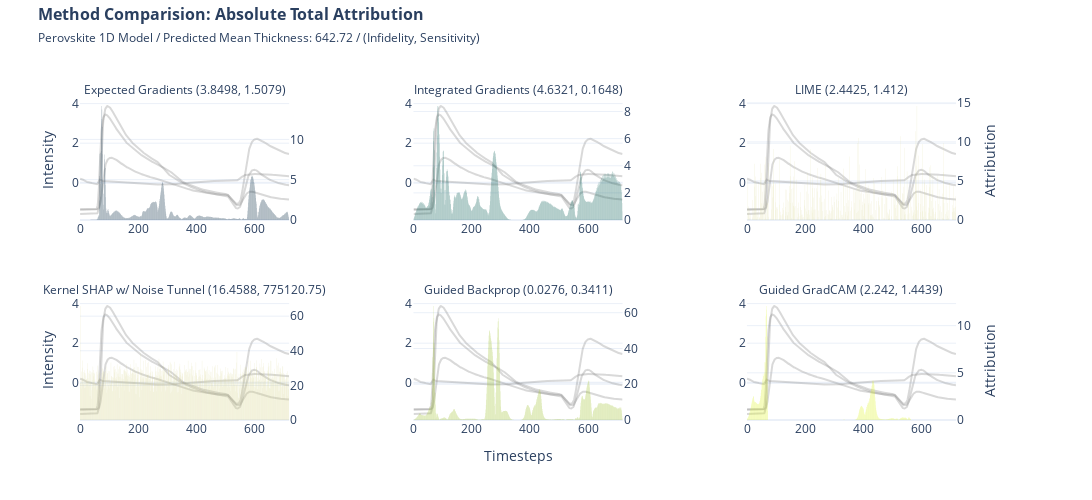

Notebook cell for this chart:
### Markdown cell above
#### All Local Attribution Overview

### Code cell
def format_title(title, subtitle=None, font_size=16, subtitle_font_size=12):
    title = f'<span style="font-size: {font_size}px;"><b>{title}</b></span>'
    if not subtitle:
        return title
    subtitle = f'<span style="font-size: {subtitle_font_size}px;">{subtitle}</span>'
    return f"{title}<br>{subtitle}"


filter = ["ND", "LP725", "LP780", "SP775"]

if target == "pce":
    subtitle = "Perovskite 1D Model / Predicted PCE: "
else:
    subtitle = "Perovskite 1D Model / Predicted Mean Thickness: "


fig = make_subplots(
    rows=2,
    cols=3,
    specs=[
        [{"secondary_y": True}, {"secondary_y": True}, {"secondary_y": True}],
        [{"secondary_y": True}, {"secondary_y": True}, {"secondary_y": True}],
    ],
    subplot_titles=(
        format_title(
            "",
            "Expected Gradients ("
            + str(*np.round(infid_eg.numpy(), 4))
            + ", "
            + str(*np.round(sens_eg.numpy(), 4))
            + ")",
        ),
        format_title(
            "",
            "Integrated Gradients ("
            + str(*np.round(infid_ig.numpy(), 4))
            + ", "
            + str(*np.round(sens_ig.numpy(), 4))
            + ")",
        ),
        format_title(
            "",
            "LIME (" + str(*np.round(infid_lime.numpy(), 4)) + ", " + str(*np.round(sens_lime.numpy(), 4)) + ")",
        ),
        format_title(
            "",
            "Kernel SHAP w/ Noise Tunnel ("
            + str(*np.round(infid_ks.numpy(), 4))
            + ", "
            + str(*np.round(sens_ks.numpy(), 4))
            + ")",
        ),
        format_title(
            "",
            "Guided Backprop ("
            + str(*np.round(infid_gbp.numpy(), 4))
            + ", "
            + str(*np.round(sens_gbp.numpy(), 4))
            + ")",
        ),
        format_title(
            "",
            "Guided GradCAM ("
            + str(*np.round(infid_ggc.numpy(), 4))
            + ", "
            + str(*np.round(sens_ggc.numpy(), 4))
            + ")",
        ),
    ),
)


for row in range(3):
    for col in range(3):
        for i in range(4):
            fig.add_trace(
                go.Scatter(y=x[i], name=filter[i], marker_color="grey", opacity=0.3, showlegend=False),
                row=row + 1,
                col=col + 1,
            )

fig.add_trace(
    go.Bar(
        y=attr_eg.squeeze().abs().sum(axis=0),
        marker_color="#042940",
        opacity=0.5,
        showlegend=False,
        marker_line_width=0,
    ),
    secondary_y=True,
    row=1,
    col=1,
)

fig.add_trace(
    go.Bar(
        y=attr_ig.squeeze().abs().sum(axis=0),
        marker_color="#005C53",
        opacity=0.5,
        showlegend=False,
        marker_line_width=0,
    ),
    secondary_y=True,
    row=1,
    col=2,
)

fig.add_trace(
    go.Bar(
        y=attr_lime.squeeze().abs().sum(axis=0),
        marker_color="#D6D58E",
        opacity=0.5,
        showlegend=False,
        marker_line_width=0,
    ),
    secondary_y=True,
    row=1,
    col=3,
)

fig.add_trace(
    go.Bar(
        y=attr_ks.squeeze().abs().sum(axis=0),
        marker_color="#D6D58E",
        opacity=0.5,
        showlegend=False,
        marker_line_width=0,
    ),
    secondary_y=True,
    row=2,
    col=1,
)

fig.add_trace(
    go.Bar(
        y=attr_gbp.squeeze().abs().sum(axis=0),
        marker_color="#9FC131",
        opacity=0.5,
        showlegend=False,
        marker_line_width=0,
    ),
    secondary_y=True,
    row=2,
    col=2,
)

fig.add_trace(
    go.Bar(
        y=attr_ggc.squeeze().abs().sum(axis=0),
        marker_color="#DBF227",
        opacity=0.5,
        showlegend=False,
        marker_line_width=0,
    ),
    secondary_y=True,
    row=2,
    col=3,
)

fig.update_yaxes(title=None)
fig.update_yaxes(title_text=None, secondary_y=True)
fig.update_yaxes(title="Intensity", row=1, col=1)
fig.update_yaxes(title_text=None, secondary_y=True, row=1, col=1)
fig.update_yaxes(title_text="Attribution", secondary_y=True, row=1, col=3)
fig.update_yaxes(title="Intensity", row=2, col=1)
fig.update_yaxes(title_text=None, secondary_y=True, row=2, col=1)
fig.update_yaxes(title_text="Attribution", secondary_y=True, row=2, col=3)

fig.update_xaxes(title=None)
fig.update_xaxes(title="Timesteps", row=2, col=2)

fig.update_layout(
    title=format_title(
        "Method Comparision: Absolute Total Attribution",
        subtitle + str(np.round(y, 2)) + " / (Infidelity, Sensitivity)",
    ),
    legend_title=None,
    title_y=0.96,
    title_x=0.035,
    template="plotly_white",
    height=500,
    width=1200,
)

fig.write_image("xai/images/" + target + "/1D/1D_cmp_abs.png", scale=2)

fig.show()

### Figure 1 — Plotly figure (JSON) as saved in the notebook; plotly's stock layout.template omitted (floating-point values rounded to 4 significant figures; data arrays with more than 128 entries replaced by an {"elided": "..."} marker saying what was removed)
{"data": [{"marker": {"color": "grey"}, "name": "ND", "opacity": 0.3, "showlegend": false, "type": "scatter", "xaxis": "x", "y": {"elided": "719 float values"}, "yaxis": "y"}, {"marker": {"color": "grey"}, "name": "LP725", "opacity": 0.3, "showlegend": false, "type": "scatter", "xaxis": "x", "y": {"elided": "719 float values"}, "yaxis": "y"}, {"marker": {"color": "grey"}, "name": "LP780", "opacity": 0.3, "showlegend": false, "type": "scatter", "xaxis": "x", "y": {"elided": "719 float values"}, "yaxis": "y"}, {"marker": {"color": "grey"}, "name": "SP775", "opacity": 0.3, "showlegend": false, "type": "scatter", "xaxis": "x", "y": {"elided": "719 float values"}, "yaxis": "y"}, {"marker": {"color": "#042940", "line": {"width": 0}}, "opacity": 0.5, "showlegend": false, "type": "bar", "xaxis": "x", "y": {"elided": "719 float values"}, "yaxis": "y2"}, {"marker": {"color": "grey"}, "name": "ND", "opacity": 0.3, "showlegend": false, "type": "scatter", "xaxis": "x2", "y": {"elided": "719 float values"}, "yaxis": "y3"}, {"marker": {"color": "grey"}, "name": "LP725", "opacity": 0.3, "showlegend": false, "type": "scatter", "xaxis": "x2", "y": {"elided": "719 float values"}, "yaxis": "y3"}, {"marker": {"color": "grey"}, "name": "LP780", "opacity": 0.3, "showlegend": false, "type": "scatter", "xaxis": "x2", "y": {"elided": "719 float values"}, "yaxis": "y3"}, {"marker": {"color": "grey"}, "name": "SP775", "opacity": 0.3, "showlegend": false, "type": "scatter", "xaxis": "x2", "y": {"elided": "719 float values"}, "yaxis": "y3"}, {"marker": {"color": "#005C53", "line": {"width": 0}}, "opacity": 0.5, "showlegend": false, "type": "bar", "xaxis": "x2", "y": {"elided": "719 float values"}, "yaxis": "y4"}, {"marker": {"color": "grey"}, "name": "ND", "opacity": 0.3, "showlegend": false, "type": "scatter", "xaxis": "x3", "y": {"elided": "719 float values"}, "yaxis": "y5"}, {"marker": {"color": "grey"}, "name": "LP725", "opacity": 0.3, "showlegend": false, "type": "scatter", "xaxis": "x3", "y": {"elided": "719 float values"}, "yaxis": "y5"}, {"marker": {"color": "grey"}, "name": "LP780", "opacity": 0.3, "showlegend": false, "type": "scatter", "xaxis": "x3", "y": {"elided": "719 float values"}, "yaxis": "y5"}, {"marker": {"color": "grey"}, "name": "SP775", "opacity": 0.3, "showlegend": false, "type": "scatter", "xaxis": "x3", "y": {"elided": "719 float values"}, "yaxis": "y5"}, {"marker": {"color": "#D6D58E", "line": {"width": 0}}, "opacity": 0.5, "showlegend": false, "type": "bar", "xaxis": "x3", "y": {"elided": "719 float values"}, "yaxis": "y6"}, {"marker": {"color": "grey"}, "name": "ND", "opacity": 0.3, "showlegend": false, "type": "scatter", "xaxis": "x4", "y": {"elided": "719 float values"}, "yaxis": "y7"}, {"marker": {"color": "grey"}, "name": "LP725", "opacity": 0.3, "showlegend": false, "type": "scatter", "xaxis": "x4", "y": {"elided": "719 float values"}, "yaxis": "y7"}, {"marker": {"color": "grey"}, "name": "LP780", "opacity": 0.3, "showlegend": false, "type": "scatter", "xaxis": "x4", "y": {"elided": "719 float values"}, "yaxis": "y7"}, {"marker": {"color": "grey"}, "name": "SP775", "opacity": 0.3, "showlegend": false, "type": "scatter", "xaxis": "x4", "y": {"elided": "719 float values"}, "yaxis": "y7"}, {"marker": {"color": "#D6D58E", "line": {"width": 0}}, "opacity": 0.5, "showlegend": false, "type": "bar", "xaxis": "x4", "y": {"elided": "719 float values"}, "yaxis": "y8"}, {"marker": {"color": "grey"}, "name": "ND", "opacity": 0.3, "showlegend": false, "type": "scatter", "xaxis": "x5", "y": {"elided": "719 float values"}, "yaxis": "y9"}, {"marker": {"color": "grey"}, "name": "LP725", "opacity": 0.3, "showlegend": false, "type": "scatter", "xaxis": "x5", "y": {"elided": "719 float values"}, "yaxis": "y9"}, {"marker": {"color": "grey"}, "name": "LP780", "opacity": 0.3, "showlegend": false, "type": "scatter", "xaxis": "x5", "y": {"elided": "719 float values"}, "yaxis": "y9"}, {"marker": {"color": "grey"}, "name": "SP775", "opacity": 0.3, "showlegend": false, "type": "scatter", "xaxis": "x5", "y": {"elided": "719 float values"}, "yaxis": "y9"}, {"marker": {"color": "#9FC131", "line": {"width": 0}}, "opacity": 0.5, "showlegend": false, "type": "bar", "xaxis": "x5", "y": {"elided": "719 float values"}, "yaxis": "y10"}, {"marker": {"color": "grey"}, "name": "ND", "opacity": 0.3, "showlegend": false, "type": "scatter", "xaxis": "x6", "y": {"elided": "719 float values"}, "yaxis": "y11"}, {"marker": {"color": "grey"}, "name": "LP725", "opacity": 0.3, "showlegend": false, "type": "scatter", "xaxis": "x6", "y": {"elided": "719 float values"}, "yaxis": "y11"}, {"marker": {"color": "grey"}, "name": "LP780", "opacity": 0.3, "showlegend": false, "type": "scatter", "xaxis": "x6", "y": {"elided": "719 float values"}, "yaxis": "y11"}, {"marker": {"color": "grey"}, "name": "SP775", "opacity": 0.3, "showlegend": false, "type": "scatter", "xaxis": "x6", "y": {"elided": "719 float values"}, "yaxis": "y11"}, {"marker": {"color": "#DBF227", "line": {"width": 0}}, "opacity": 0.5, "showlegend": false, "type": "bar", "xaxis": "x6", "y": {"elided": "719 float values"}, "yaxis": "y12"}], "layout": {"annotations": [{"font": {"size": 16}, "showarrow": false, "text": "<span style=\"font-size: 16px;\"><b></b></span><br><span style=\"font-size: 12px;\">Expected Gradients (3.8498, 1.5079)</span>", "x": 0.1122, "xanchor": "center", "xref": "paper", "y": 1, "yanchor": "bottom", "yref": "paper"}, {"font": {"size": 16}, "showarrow": false, "text": "<span style=\"font-size: 16px;\"><b></b></span><br><span style=\"font-size: 12px;\">Integrated Gradients (4.6321, 0.1648)</span>", "x": 0.47, "xanchor": "center", "xref": "paper", "y": 1, "yanchor": "bottom", "yref": "paper"}, {"font": {"size": 16}, "showarrow": false, "text": "<span style=\"font-size: 16px;\"><b></b></span><br><span style=\"font-size: 12px;\">LIME (2.4425, 1.412)</span>", "x": 0.8278, "xanchor": "center", "xref": "paper", "y": 1, "yanchor": "bottom", "yref": "paper"}, {"font": {"size": 16}, "showarrow": false, "text": "<span style=\"font-size: 16px;\"><b></b></span><br><span style=\"font-size: 12px;\">Kernel SHAP w/ Noise Tunnel (16.4588, 775120.75)</span>", "x": 0.1122, "xanchor": "center", "xref": "paper", "y": 0.375, "yanchor": "bottom", "yref": "paper"}, {"font": {"size": 16}, "showarrow": false, "text": "<span style=\"font-size: 16px;\"><b></b></span><br><span style=\"font-size: 12px;\">Guided Backprop (0.0276, 0.3411)</span>", "x": 0.47, "xanchor": "center", "xref": "paper", "y": 0.375, "yanchor": "bottom", "yref": "paper"}, {"font": {"size": 16}, "showarrow": false, "text": "<span style=\"font-size: 16px;\"><b></b></span><br><span style=\"font-size: 12px;\">Guided GradCAM (2.242, 1.4439)</span>", "x": 0.8278, "xanchor": "center", "xref": "paper", "y": 0.375, "yanchor": "bottom", "yref": "paper"}], "height": 500, "legend": {"title": {}}, "title": {"text": "<span style=\"font-size: 16px;\"><b>Method Comparision: Absolute Total Attribution</b></span><br><span style=\"font-size: 12px;\">Perovskite 1D Model / Predicted Mean Thickness: 642.72 / (Infidelity, Sensitivity)</span>", "x": 0.035, "y": 0.96}, "width": 1200, "xaxis": {"anchor": "y", "domain": [0, 0.2244], "title": {}}, "xaxis2": {"anchor": "y3", "domain": [0.3578, 0.5822], "title": {}}, "xaxis3": {"anchor": "y5", "domain": [0.7156, 0.94], "title": {}}, "xaxis4": {"anchor": "y7", "domain": [0, 0.2244], "title": {}}, "xaxis5": {"anchor": "y9", "domain": [0.3578, 0.5822], "title": {"text": "Timesteps"}}, "xaxis6": {"anchor": "y11", "domain": [0.7156, 0.94], "title": {}}, "yaxis": {"anchor": "x", "domain": [0.625, 1], "title": {"text": "Intensity"}}, "yaxis10": {"anchor": "x5", "overlaying": "y9", "side": "right", "title": {}}, "yaxis11": {"anchor": "x6", "domain": [0, 0.375], "title": {}}, "yaxis12": {"anchor": "x6", "overlaying": "y11", "side": "right", "title": {"text": "Attribution"}}, "yaxis2": {"anchor": "x", "overlaying": "y", "side": "right", "title": {}}, "yaxis3": {"anchor": "x2", "domain": [0.625, 1], "title": {}}, "yaxis4": {"anchor": "x2", "overlaying": "y3", "side": "right", "title": {}}, "yaxis5": {"anchor": "x3", "domain": [0.625, 1], "title": {}}, "yaxis6": {"anchor": "x3", "overlaying": "y5", "side": "right", "title": {"text": "Attribution"}}, "yaxis7": {"anchor": "x4", "domain": [0, 0.375], "title": {"text": "Intensity"}}, "yaxis8": {"anchor": "x4", "overlaying": "y7", "side": "right", "title": {}}, "yaxis9": {"anchor": "x5", "domain": [0, 0.375], "title": {}}}}
